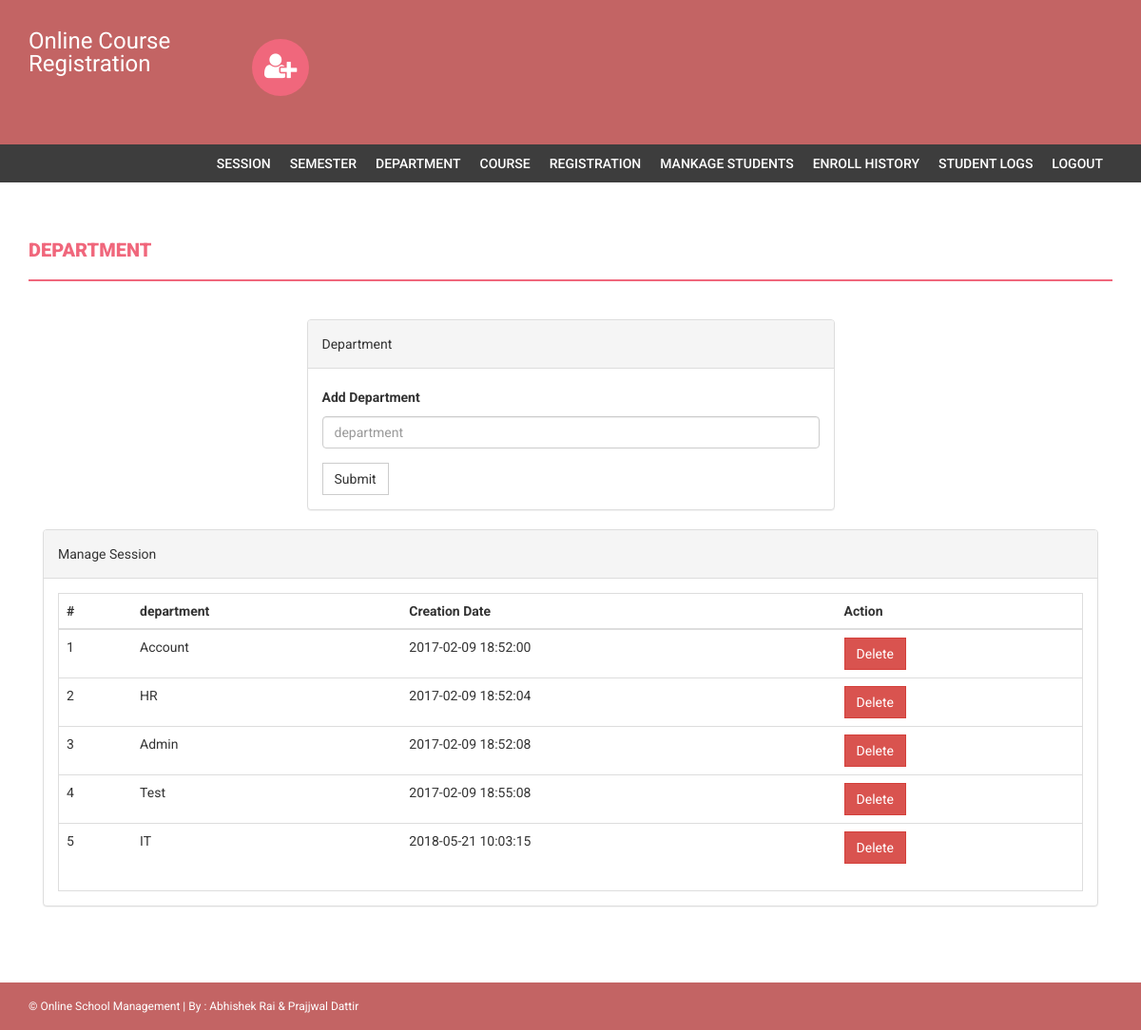
/admin/department.php (signed in), run on an earlier commit of the app's database.
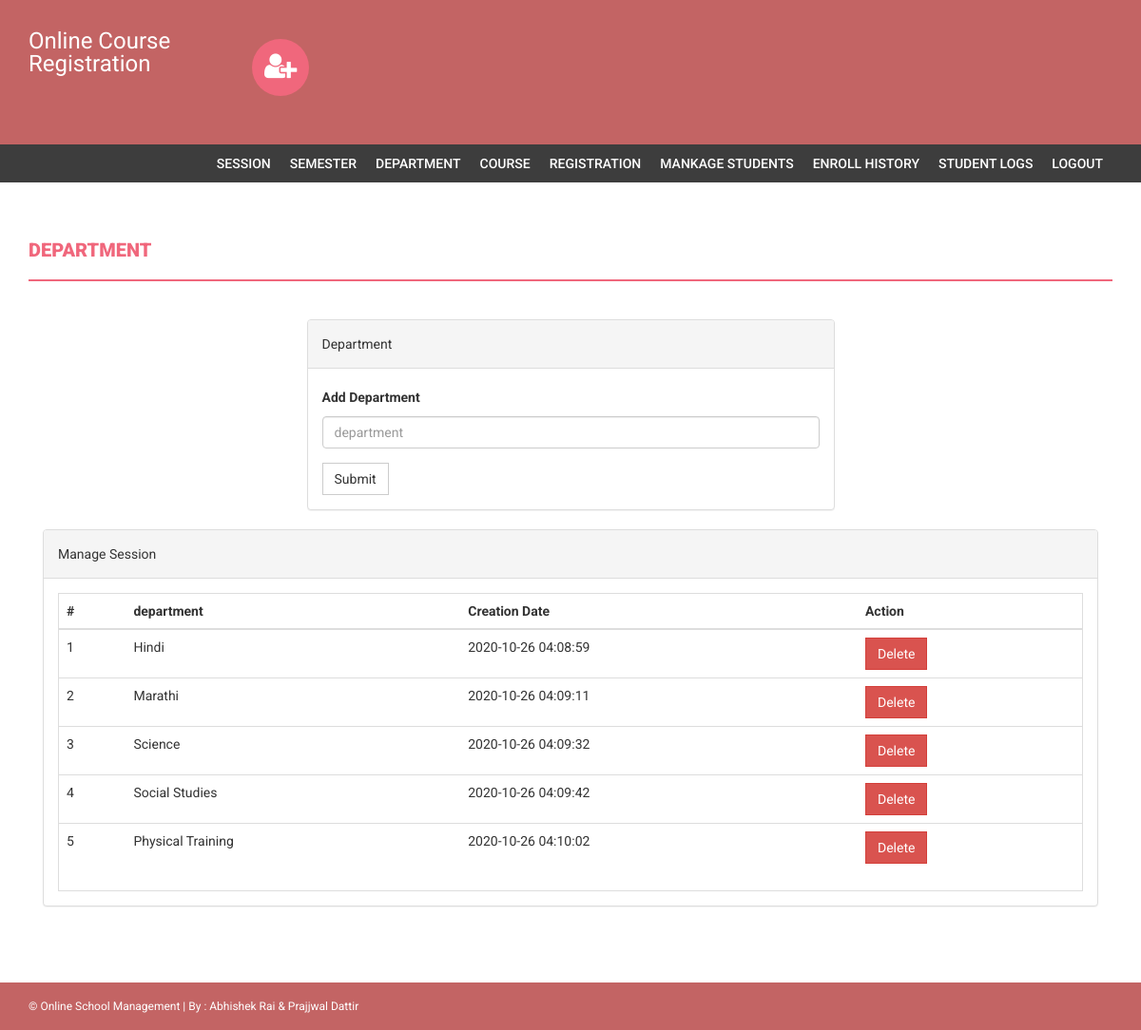
And on a later commit of the database.
### tables this page shows
CREATE TABLE `department` (
  `id` int(11) NOT NULL,
  `department` varchar(255) DEFAULT NULL,
  `creationDate` timestamp NULL DEFAULT current_timestamp()
);

### admin/department.php (the view, shortened to what this page needs)
<?php
if(strlen($_SESSION['alogin'])==0)
    {
header('location:index.php');
}
else{
?>
<!DOCTYPE html>
<html xmlns="http://www.w3.org/1999/xhtml">
<head>
    <link href="assets/css/bootstrap.css" rel="stylesheet" />
    <link href="assets/css/font-awesome.css" rel="stylesheet" />
    <link href="assets/css/style.css" rel="stylesheet" />
</head>
<body>
<?php include('includes/header.php');?>
<?php if($_SESSION['alogin']!="")
{
 include('includes/menubar.php');
}
 ?>
    <div class="content-wrapper">
        <div class="container">
              <div class="row">
                    <div class="col-md-12">
                        <h1 class="page-head-line">Department  </h1>
                    </div>
                </div>
                <div class="row" >
                  <div class="col-md-3"></div>
                    <div class="col-md-6">
                        <div class="panel panel-default">
                        <div class="panel-heading">
                           Department
                        </div>
                        <div class="panel-body">
                       <form name="dept" method="post">
   <div class="form-group">
    <label for="department">Add Department  </label>
    <input type="text" class="form-control" id="department" name="department" placeholder="department" required />
  </div>
 <button type="submit" name="submit" class="btn btn-default">Submit</button>
</form>
                            </div>
                            </div>
                    </div>
                </div>
                <div class="col-md-12">
                    <div class="panel panel-default">
                        <div class="panel-heading">
                            Manage Session
                        </div>
                        <div class="panel-body">
                            <div class="table-responsive table-bordered">
                                <table class="table">
                                    <thead>
                                        <tr>
                                            <th>#</th>
                                            <th>department</th>
                                            <th>Creation Date</th>
                                            <th>Action</th>
                                        </tr>
                                    </thead>
                                    <tbody>
<?php
$sql=mysqli_query($con,"select * from department");
$cnt=1;
while($row=mysqli_fetch_array($sql))
{
?>
                                        <tr>
                                            <td><?php echo $cnt;?></td>
                                            <td><?php echo htmlentities($row['department']);?></td>
                                            <td><?php echo htmlentities($row['creationDate']);?></td>
                                            <td>
  <a href="department.php?id=<?php echo $row['id']?>&del=delete" onClick="return confirm('Are you sure you want to delete?')">
                                            <button class="btn btn-danger">Delete</button>
</a>
                                            </td>
                                        </tr>
<?php
$cnt++;
} ?>
                                    </tbody>
                                </table>
                            </div>
                        </div>
                    </div>
                </div>
            </div>
        </div>
  <?php include('includes/footer.php');?>
</body>
</html>
<?php } ?>

What changed in the data, as far as the page shows it:
removed department: department "Account", creationDate "2017-02-09 18:52:00"
removed department: department "HR", creationDate "2017-02-09 18:52:04"
removed department: department "Admin", creationDate "2017-02-09 18:52:08"
removed department: department "Test", creationDate "2017-02-09 18:55:08"
removed department: department "IT", creationDate "2018-05-21 10:03:15"
added department: department "Hindi", creationDate "2020-10-26 04:08:59"
added department: department "Marathi", creationDate "2020-10-26 04:09:11"
added department: department "Science", creationDate "2020-10-26 04:09:32"
added department: department "Social Studies", creationDate "2020-10-26 04:09:42"
added department: department "Physical Training", creationDate "2020-10-26 04:10:02"
